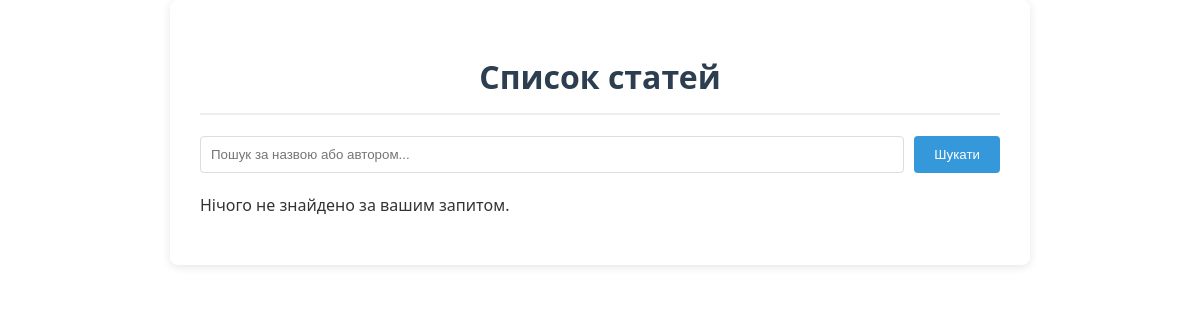
The app's page /, older data.
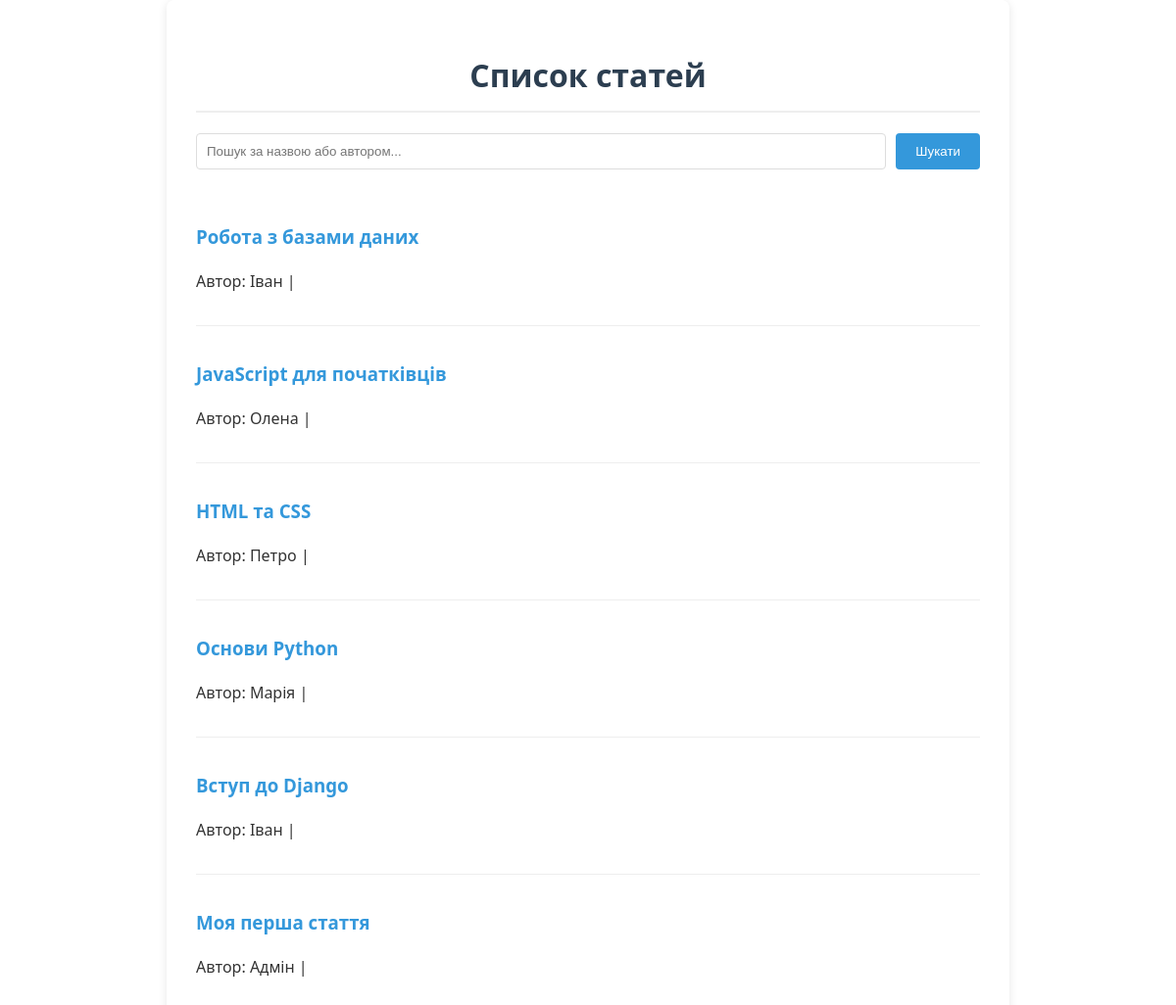
The same page, newer data.
### blog/models.py (models this page shows, shortened)
class Article(models.Model):
    title = models.CharField(max_length=200)
    content = models.TextField()
    created_at = models.DateTimeField(auto_now_add=True)
    author = models.CharField(max_length=100, default='Анонім')
    is_published = models.BooleanField(default=False)

### blog/views.py (the view)
# urls.py: path('', views.index, name='index'),
def index(request):
    articles = Article.objects.all().order_by('-created_at')
    return render(request, 'blog/index.html', {'posts': articles})

### blog/templates/blog/index.html (shortened to what this page needs)
{% load static %}
<!DOCTYPE html>
<html>
<head>
    <link rel="stylesheet" href="{% static 'blog/css/style.css' %}">
</head>
<body class="container">
    <h1 class="header">Список статей</h1>
    <form method="get" action="{% url 'blog:search' %}" class="search-box">
        <input type="text" name="q" placeholder="Пошук за назвою або автором..." value="{{ query_author|default:'' }}">
        <button type="submit">Шукати</button>
    </form>
    <div class="list">
        {% for post in posts %}
            <div class="item">
                <h3><a href="/post/{{ post.id }}/">{{ post.title }}</a></h3>
                <p>Автор: {{ post.author }} | {{ post.date }}</p>
            </div>
        {% empty %}
            <p>Нічого не знайдено за вашим запитом.</p>
        {% endfor %}
    </div>
</body>
</html>

### blog/static/blog/css/style.css (style rules this page uses)
body { font-family: 'Segoe UI', Tahoma, Geneva, Verdana, sans-serif; line-height: 1.6; color: #333; background-color: #f4f7f6; margin: 0; padding: 20px; }
.container { max-width: 800px; margin: 0 auto; background: #fff; padding: 30px; border-radius: 8px; box-shadow: 0 2px 10px rgba(0,0,0,0.1); }
h1, h2, h3 { color: #2c3e50; }
.header { text-align: center; border-bottom: 2px solid #eee; padding-bottom: 10px; }
.search-box { margin: 20px 0; display: flex; gap: 10px; }
.search-box input { flex: 1; padding: 10px; border: 1px solid #ddd; border-radius: 4px; }
.search-box button { padding: 10px 20px; background-color: #3498db; color: white; border: none; border-radius: 4px; cursor: pointer; }
.item { border-bottom: 1px solid #eee; padding: 15px 0; }
.item:last-child { border-bottom: none; }
.item h3 a { text-decoration: none; color: #3498db; }
a { color: #3498db; text-decoration: none; }

Row changes from the older to the newer data that the page shows:
added Article: title "Робота з базами даних", author "Іван"
added Article: title "JavaScript для початківців", author "Олена"
added Article: title "HTML та CSS", author "Петро"
added Article: title "Основи Python", author "Марія"
added Article: title "Вступ до Django", author "Іван"
added Article: title "Моя перша стаття", author "Адмін"
Text that changed along with them:
text no longer shown: "Нічого не знайдено за вашим запитом."
